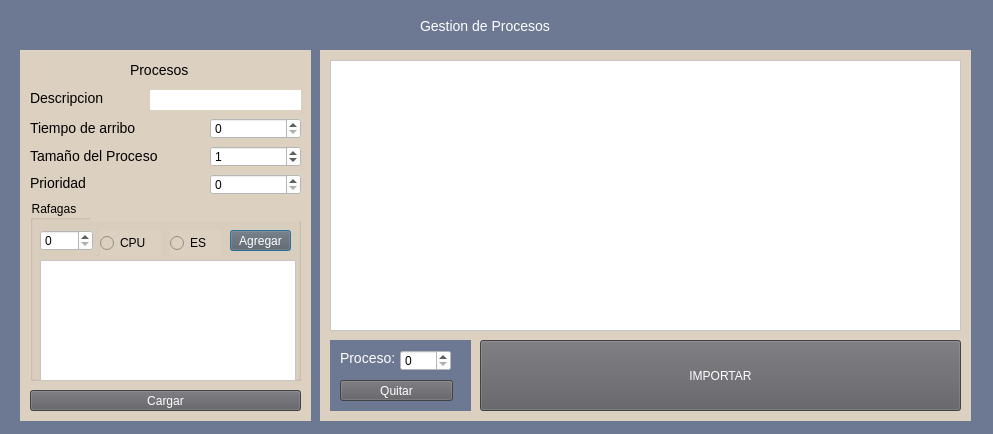
<?xml version="1.0" encoding="UTF-8"?>
<ui version="4.0">
 <class>CargadeProceso</class>
 <widget class="QDialog" name="CargadeProceso">
  <property name="geometry">
   <rect>
    <x>0</x>
    <y>0</y>
    <width>993</width>
    <height>434</height>
   </rect>
  </property>
  <property name="windowTitle">
   <string>Gestion de Procesos</string>
  </property>
  <property name="styleSheet">
   <string notr="true">QDialog{
background-color:#6d7993;
font-family: arial,verdana;
}
QLineEdit{
background-color:#b1a296;
border: 0;
font-size:14px;
height:30px;
}
QLabel{
color:white;
font-size:14px;
}
QPushButton#boton{
background-color:#00c07f;
color:white;
height:20px;
}
QPushButton#boton:hover{
background-color:#557a95;
color:white;
}
QTableWidget{
background-color: #b1a296;
}


</string>
  </property>
  <widget class="QLabel" name="labelGestProcesos">
   <property name="geometry">
    <rect>
     <x>420</x>
     <y>0</y>
     <width>171</width>
     <height>51</height>
    </rect>
   </property>
   <property name="font">
    <font>
     <pointsize>-1</pointsize>
    </font>
   </property>
   <property name="text">
    <string>Gestion de Procesos</string>
   </property>
  </widget>
  <widget class="QWidget" name="widgetContenedor" native="true">
   <property name="geometry">
    <rect>
     <x>20</x>
     <y>50</y>
     <width>951</width>
     <height>381</height>
    </rect>
   </property>
   <widget class="QWidget" name="widget_Procesos" native="true">
    <property name="geometry">
     <rect>
      <x>0</x>
      <y>-10</y>
      <width>291</width>
      <height>381</height>
     </rect>
    </property>
    <property name="styleSheet">
     <string notr="true">QWidget{

background-color:#dcd0c0;
}
QLabel{
color:black;
}
QPushButton{
background-color:#5d5c61;
color:white;

}
QPushButton:hover{
background-color:#062f4f;
color:white;
}</string>
    </property>
    <widget class="QLabel" name="label_Procesos">
     <property name="geometry">
      <rect>
       <x>110</x>
       <y>20</y>
       <width>71</width>
       <height>20</height>
      </rect>
     </property>
     <property name="font">
      <font>
       <pointsize>-1</pointsize>
      </font>
     </property>
     <property name="text">
      <string>Procesos</string>
     </property>
    </widget>
    <widget class="QLabel" name="label_Descripcion">
     <property name="geometry">
      <rect>
       <x>10</x>
       <y>50</y>
       <width>81</width>
       <height>16</height>
      </rect>
     </property>
     <property name="text">
      <string>Descripcion</string>
     </property>
    </widget>
    <widget class="QLabel" name="label_2">
     <property name="geometry">
      <rect>
       <x>10</x>
       <y>80</y>
       <width>131</width>
       <height>16</height>
      </rect>
     </property>
     <property name="text">
      <string>Tiempo de arribo</string>
     </property>
    </widget>
    <widget class="QLabel" name="label_TamProceso">
     <property name="geometry">
      <rect>
       <x>10</x>
       <y>108</y>
       <width>151</width>
       <height>16</height>
      </rect>
     </property>
     <property name="text">
      <string>Tamaño del Proceso</string>
     </property>
    </widget>
    <widget class="QLineEdit" name="lineEditDescrip">
     <property name="geometry">
      <rect>
       <x>130</x>
       <y>50</y>
       <width>151</width>
       <height>20</height>
      </rect>
     </property>
     <property name="styleSheet">
      <string notr="true">background-color:white;</string>
     </property>
    </widget>
    <widget class="QSpinBox" name="spinBoxTiempoarr">
     <property name="geometry">
      <rect>
       <x>190</x>
       <y>78</y>
       <width>91</width>
       <height>21</height>
      </rect>
     </property>
     <property name="styleSheet">
      <string notr="true">background-color:white;</string>
     </property>
    </widget>
    <widget class="QSpinBox" name="spinBoxTamProc">
     <property name="geometry">
      <rect>
       <x>190</x>
       <y>106</y>
       <width>91</width>
       <height>21</height>
      </rect>
     </property>
     <property name="styleSheet">
      <string notr="true">background-color:white;</string>
     </property>
     <property name="value">
      <number>1</number>
     </property>
    </widget>
    <widget class="QGroupBox" name="groupBox">
     <property name="geometry">
      <rect>
       <x>10</x>
       <y>160</y>
       <width>271</width>
       <height>181</height>
      </rect>
     </property>
     <property name="title">
      <string>Rafagas</string>
     </property>
     <widget class="QPushButton" name="pushButtonAgregarRafaga">
      <property name="geometry">
       <rect>
        <x>200</x>
        <y>30</y>
        <width>61</width>
        <height>21</height>
       </rect>
      </property>
      <property name="styleSheet">
       <string notr="true"/>
      </property>
      <property name="text">
       <string>Agregar</string>
      </property>
     </widget>
     <widget class="QTableWidget" name="tableWidgetRafaga">
      <property name="geometry">
       <rect>
        <x>10</x>
        <y>60</y>
        <width>256</width>
        <height>121</height>
       </rect>
      </property>
      <property name="styleSheet">
       <string notr="true">background-color:white;</string>
      </property>
      <attribute name="horizontalHeaderStretchLastSection">
       <bool>true</bool>
      </attribute>
     </widget>
     <widget class="QRadioButton" name="radioButtonCPU">
      <property name="geometry">
       <rect>
        <x>70</x>
        <y>30</y>
        <width>61</width>
        <height>26</height>
       </rect>
      </property>
      <property name="text">
       <string>CPU</string>
      </property>
     </widget>
     <widget class="QRadioButton" name="radioButtonES">
      <property name="geometry">
       <rect>
        <x>140</x>
        <y>30</y>
        <width>51</width>
        <height>26</height>
       </rect>
      </property>
      <property name="text">
       <string>ES</string>
      </property>
     </widget>
     <widget class="QSpinBox" name="spinBoxTiempo">
      <property name="geometry">
       <rect>
        <x>10</x>
        <y>30</y>
        <width>53</width>
        <height>21</height>
       </rect>
      </property>
      <property name="styleSheet">
       <string notr="true">background-color:white;</string>
      </property>
     </widget>
     <widget class="QLabel" name="label_error_tam">
      <property name="geometry">
       <rect>
        <x>60</x>
        <y>0</y>
        <width>211</width>
        <height>21</height>
       </rect>
      </property>
      <property name="styleSheet">
       <string notr="true">color:red;</string>
      </property>
      <property name="text">
       <string/>
      </property>
     </widget>
    </widget>
    <widget class="QPushButton" name="pushButtonCargar">
     <property name="geometry">
      <rect>
       <x>10</x>
       <y>350</y>
       <width>271</width>
       <height>21</height>
      </rect>
     </property>
     <property name="styleSheet">
      <string notr="true"/>
     </property>
     <property name="text">
      <string>Cargar</string>
     </property>
    </widget>
    <widget class="QLabel" name="label_TamProceso_2">
     <property name="geometry">
      <rect>
       <x>10</x>
       <y>134</y>
       <width>63</width>
       <height>17</height>
      </rect>
     </property>
     <property name="text">
      <string>Prioridad</string>
     </property>
    </widget>
    <widget class="QSpinBox" name="spinBoxPriori">
     <property name="geometry">
      <rect>
       <x>190</x>
       <y>134</y>
       <width>91</width>
       <height>21</height>
      </rect>
     </property>
     <property name="styleSheet">
      <string notr="true">background-color:white;</string>
     </property>
    </widget>
   </widget>
   <widget class="QWidget" name="widget_Ver" native="true">
    <property name="geometry">
     <rect>
      <x>300</x>
      <y>0</y>
      <width>651</width>
      <height>371</height>
     </rect>
    </property>
    <property name="styleSheet">
     <string notr="true">background-color:#dcd0c0;</string>
    </property>
    <widget class="QTableWidget" name="tableWidgetProcesos">
     <property name="geometry">
      <rect>
       <x>10</x>
       <y>10</y>
       <width>631</width>
       <height>271</height>
      </rect>
     </property>
     <property name="styleSheet">
      <string notr="true">background-color:white;</string>
     </property>
     <property name="editTriggers">
      <set>QAbstractItemView::NoEditTriggers</set>
     </property>
     <property name="rowCount">
      <number>0</number>
     </property>
     <property name="columnCount">
      <number>0</number>
     </property>
     <attribute name="horizontalHeaderStretchLastSection">
      <bool>true</bool>
     </attribute>
    </widget>
    <widget class="QPushButton" name="pushButtonImportar">
     <property name="geometry">
      <rect>
       <x>160</x>
       <y>290</y>
       <width>481</width>
       <height>71</height>
      </rect>
     </property>
     <property name="styleSheet">
      <string notr="true">QPushButton{
background-color:#5d5c61;
color:white;
height:20px;
}
QPushButton:hover{
background-color:#062f4f;
color:white;
}</string>
     </property>
     <property name="text">
      <string>IMPORTAR</string>
     </property>
    </widget>
    <widget class="QWidget" name="widget" native="true">
     <property name="geometry">
      <rect>
       <x>10</x>
       <y>290</y>
       <width>141</width>
       <height>71</height>
      </rect>
     </property>
     <property name="styleSheet">
      <string notr="true">background-color:#6d7993;</string>
     </property>
     <widget class="QLabel" name="labelProcesoQuitar">
      <property name="geometry">
       <rect>
        <x>10</x>
        <y>10</y>
        <width>60</width>
        <height>16</height>
       </rect>
      </property>
      <property name="styleSheet">
       <string notr="true">color:white;</string>
      </property>
      <property name="text">
       <string>Proceso:</string>
      </property>
     </widget>
     <widget class="QSpinBox" name="spinBoxQuitar">
      <property name="geometry">
       <rect>
        <x>70</x>
        <y>10</y>
        <width>51</width>
        <height>21</height>
       </rect>
      </property>
      <property name="styleSheet">
       <string notr="true">background-color:white;</string>
      </property>
     </widget>
     <widget class="QPushButton" name="pushButtonQuitar">
      <property name="geometry">
       <rect>
        <x>10</x>
        <y>40</y>
        <width>113</width>
        <height>21</height>
       </rect>
      </property>
      <property name="styleSheet">
       <string notr="true">QPushButton{
background-color:#5d5c61;
color:white;
height:20px;
}
QPushButton:hover{
background-color:rgb(128, 47, 36);
color:white;
}</string>
      </property>
      <property name="text">
       <string>Quitar</string>
      </property>
     </widget>
    </widget>
   </widget>
  </widget>
 </widget>
 <resources/>
 <connections/>
</ui>
